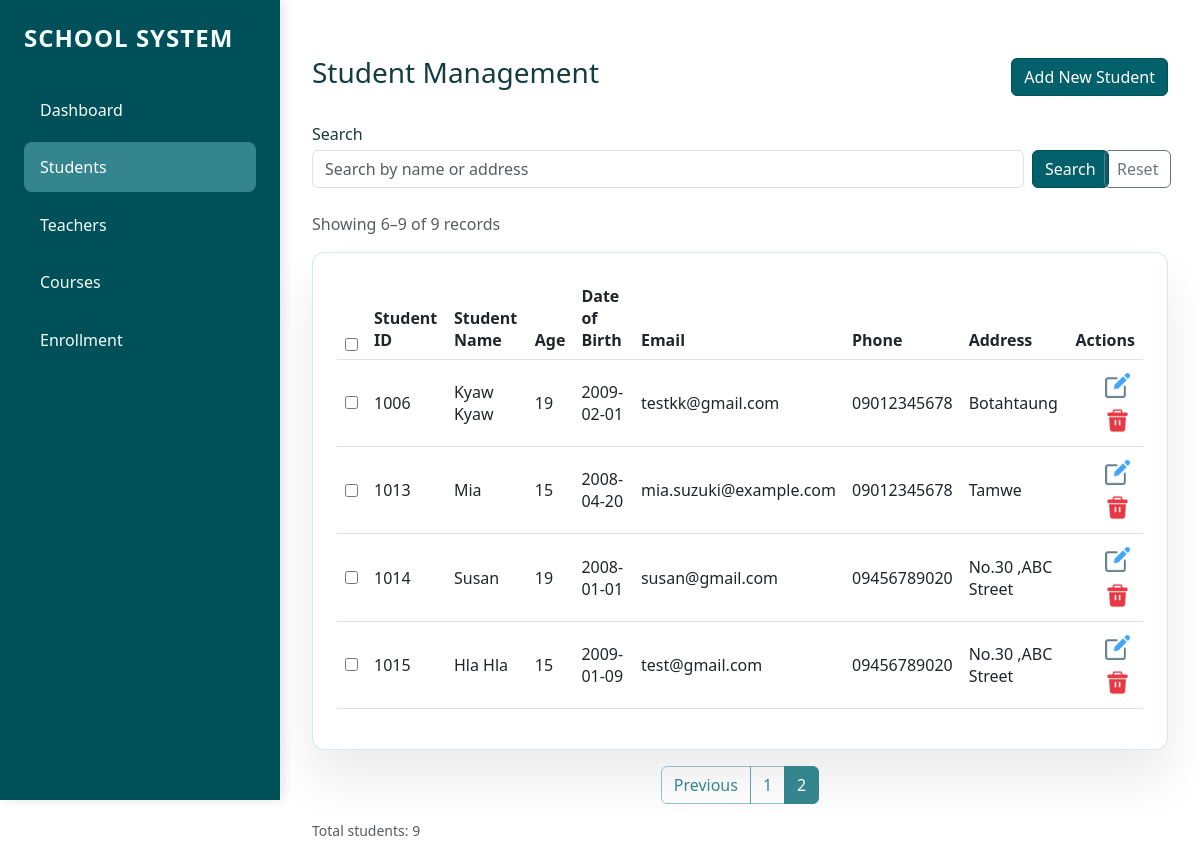
Before: /students?search=&page=2 with the older database file.
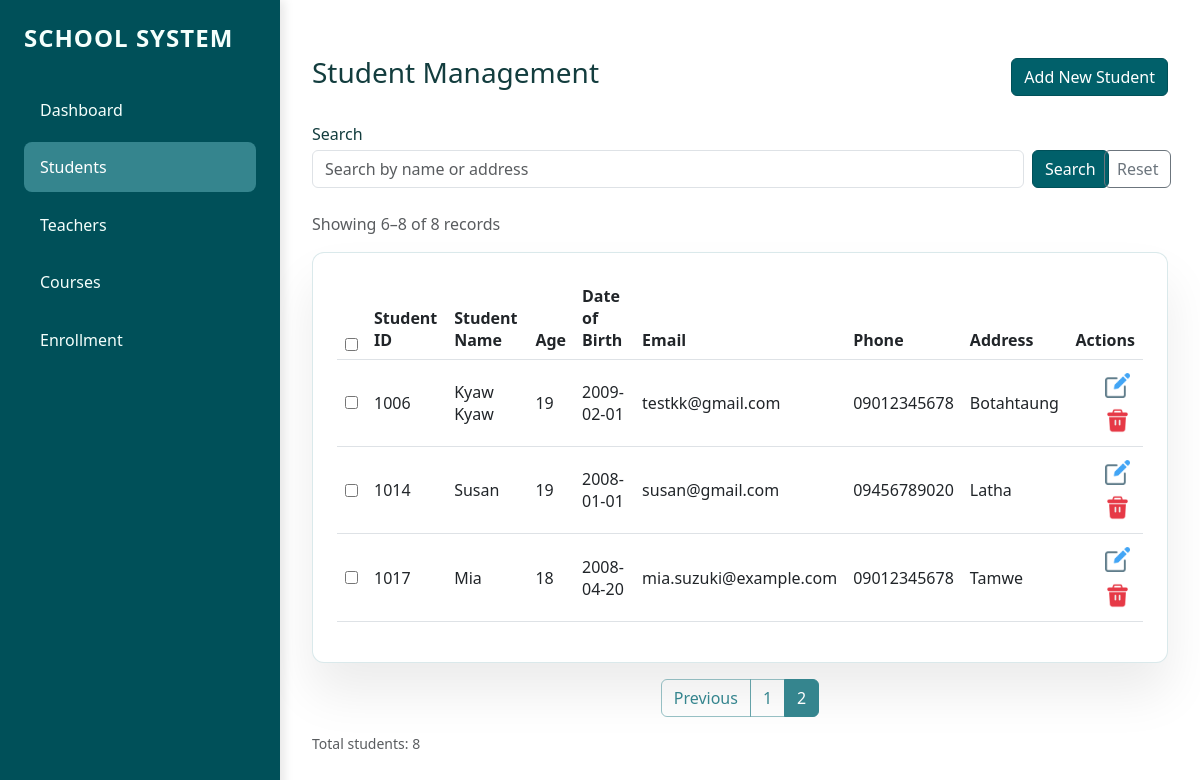
After: the same page with the newer database file.
### tables this page shows
CREATE TABLE students (
                student_id INTEGER PRIMARY KEY AUTOINCREMENT,
                name TEXT NOT NULL,
                age INTEGER,
                date_of_birth DATE,
                email TEXT,
                address TEXT,
                phone TEXT
            );

### app.py (the view, shortened to what this page needs)
@app.route("/students", methods=["GET", "POST"])
def students_page():
    search = request.args.get("search", "").strip()
    page = request.args.get("page", 1, type=int)
    per_page = 5
    students, total = database.get_students(
        search_text=search or None, page=page, per_page=per_page
    )
    total_pages = (total + per_page - 1) // per_page
    start = ((page or 1) - 1) * per_page + 1 if total > 0 else 0
    end = min((page or 1) * per_page, total)
    return render_template(
        "students.html",
        students=students,
        search=search,
        page=page,
        total_pages=total_pages,
        total=total,
        start=start,
        end=end,
    )

### database.py (called while the page is built)
def get_connection():
    conn = sqlite3.connect(DB_NAME, timeout=30)
    conn.execute('PRAGMA foreign_keys = ON')
    conn.row_factory = sqlite3.Row
    return conn

def get_students(search_text=None, page=None, per_page=5):
    with get_connection() as conn:
        query = 'SELECT * FROM students'
        count_query = 'SELECT COUNT(*) FROM students'
        filters = []
        params = []
        if search_text:
            filters.append('(name LIKE ? OR address LIKE ?)')
            params.extend([f'%{search_text}%', f'%{search_text}%'])
        if filters:
            where_clause = ' WHERE ' + ' AND '.join(filters)
            query += where_clause
            count_query += where_clause
        query += ' ORDER BY student_id ASC'
        if page and per_page:
            offset = (page - 1) * per_page
            query += f' LIMIT {per_page} OFFSET {offset}'
        results = conn.execute(query, params).fetchall()
        total = conn.execute(count_query, params).fetchone()[0]
        return results, total

### templates/students.html (shortened to what this page needs)
{% extends "base.html" %}
{% block content %}
<div class="d-flex justify-content-between align-items-center mb-4">
    <h3>Student Management</h3>
    <button class="btn btn-primary" data-bs-toggle="modal" data-bs-target="#addModal">Add New Student</button>
</div>
<form method="GET" action="{{ url_for('students_page') }}" class="row g-2 align-items-end mb-4">
    <div class="col-md-10">
        <label for="search" class="form-label mb-1">Search</label>
        <input type="search" id="search" name="search" class="form-control" placeholder="Search by name or address"
            value="{{ search | default('') }}">
    </div>
    <div class="col-md-1 d-grid">
        <button type="submit" class="btn btn-outline-primary w-100">Search</button>
    </div>
    <div class="col-md-1 d-grid">
        <a href="{{ url_for('students_page') }}" class="btn btn-outline-secondary">Reset</a>
    </div>
</form>
<p class="text-muted">Showing {{ start }}–{{ end }} of {{ total }} records</p>
<div class="card-custom">
    <table class="table align-middle">
        <thead>
            <tr>
                <th><input type="checkbox" id="selectAll"></th>
                <th>Student ID</th>
                <th>Student Name</th>
                <th>Age</th>
                <th>Date of Birth</th>
                <th>Email</th>
                <th>Phone</th>
                <th>Address</th>
                <th class="text-end">Actions</th>
            </tr>
        </thead>
        <tbody>
            {% for s in students %}
            <tr>
                <td><input type="checkbox" name="selected_students" class="rowCheckbox" value="{{ s['student_id'] }}"></td>
                <td>{{ s['student_id'] }}</td>
                <td>{{ s['name'] }}</td>
                <td>{{ s['age'] }}</td>
                <td>{{ s['date_of_birth'] }}</td>
                <td>{{ s['email'] }}</td>
                <td>{{ s['phone'] }}</td>
                <td>{{ s['address'] }}</td>
                <td class="text-end">
                    <button class="btn btn-sm btn-outline-secondary" data-bs-toggle="modal"
                        data-bs-target="#edit{{ s['student_id'] }}"><img
                            src="{{ url_for('static', filename='image/edit.png') }}" alt="Edit"
                            style="width: 1rem; height: 1rem;"></button>
                    <form action="/students/{{ s['student_id'] }}/delete" method="POST" class="d-inline row-delete-form" data-item-name="student {{ s['name'] }}">
                        <button type="submit" class="btn btn-sm delete-row-delete-btn"><img
                                src="{{ url_for('static', filename='image/delete.png') }}" alt="Delete"
                                style="width: 1rem; height: 1rem;"></button>
                    </form>
                </td>
            </tr>
            {% endfor %}
        </tbody>
    </table>
</div>
{% if total_pages > 1 %}
<nav aria-label="Student pagination">
    <ul class="pagination justify-content-center">
        {% if page > 1 %}
        <li class="page-item">
            <a class="page-link" href="{{ url_for('students_page', search=search, page=page-1) }}">Previous</a>
        </li>
        {% endif %}
        {% for p in range(1, total_pages + 1) %}
        <li class="page-item {% if p == page %}active{% endif %}">
            <a class="page-link" href="{{ url_for('students_page', search=search, page=p) }}">{{ p }}</a>
        </li>
        {% endfor %}
    </ul>
</nav>
{% endif %}
<div class="d-flex justify-content-between align-items-center mt-3">
    <small class="text-muted">Total students: {{ total }}</small>
</div>
{% endblock %}

### templates/base.html (shortened to what this page needs)
﻿<!DOCTYPE html>
<html lang="en">
<head>
    <link href="https://cdn.jsdelivr.net/npm/bootstrap@5.3.0/dist/css/bootstrap.min.css" rel="stylesheet">
    <link rel="stylesheet" href="https://cdn.jsdelivr.net/npm/bootstrap-icons@1.10.0/font/bootstrap-icons.css">
    <link rel="stylesheet" href="{{ url_for('static', filename='style.css') }}">
</head>
<body>
    <div class="sidebar">
        <h2 style="font-size: 1.5rem; font-weight: 750;">School System</h2>
        <nav>
            <a href="/dashboard" class="nav-link {% if request.path == '/dashboard' %}active{% endif %}">Dashboard</a>
            <a href="/students" class="nav-link {% if request.path == '/students' %}active{% endif %}">Students</a>
            <a href="/teachers" class="nav-link {% if request.path == '/teachers' %}active{% endif %}">Teachers</a>
            <a href="/courses" class="nav-link {% if request.path == '/courses' %}active{% endif %}">Courses</a>
            <a href="/enrollment" class="nav-link {% if request.path == '/enrollment' %}active{% endif %}">Enrollment</a>
        </nav>
    </div>
    <div class="main-content">
        <div class="toast-container position-fixed top-0 end-0 p-3" style="z-index: 1100">
        </div>
        {% block content %}
        {% endblock %}
    </div>
</body>
</html>

### static/style.css (style rules this page uses)
:root { --sidebar-width: 280px; --primary-bg: #ffffff; --sidebar-color: #005059; --accent: #7DA78C; --accent-strong: rgb(53, 133, 142); --accent-soft: rgb(53, 133, 142,0.5); --text-muted: rgba(255, 255, 255, 0.85); --text-strong: #f5fffc; --card-bg: #ffffff; --card-border: rgba(53, 133, 142, 0.18); }
body { background: var(--primary-bg); margin: 0; font-family: 'Segoe UI', Tahoma, Geneva, Verdana, sans-serif; color: #133d3e; }
.sidebar { width: var(--sidebar-width); height: 100vh; background: var(--sidebar-color); color: white; position: fixed; left: 0; top: 0; padding: 1.5rem; box-shadow: 4px 0 10px rgba(0, 0, 0, 0.1); }
.sidebar h2 { font-size: 1.2rem; font-weight: 700; margin-bottom: 2rem; color: var(--text-strong); text-transform: uppercase; letter-spacing: 1px; }
.nav-link { color: var(--text-strong); text-decoration: none; display: block; padding: 0.8rem 1rem; margin: 0.5rem 0; border-radius: 8px; transition: all 0.3s ease; }
.nav-link:hover, .nav-link.active { background: var(--accent-strong); color: white; }
.btn-primary, .btn-outline-primary, .btn-success { color: #ffffff; background-color: #01606a !important; border-color: #005059 !important; }
.d-flex.justify-content-between.align-items-center.mb-4>.btn-primary { min-width: 140px; }
.main-content { margin-left: var(--sidebar-width); padding: 2rem; width: calc(100% - var(--sidebar-width)); min-height: 100vh; background: transparent; }
.delete-row-delete-btn { background: transparent !important; border: none !important; border-radius: 0 !important; box-shadow: none !important; padding: 0; width: 2.2rem; height: 2.2rem; display: inline-flex; align-items: center; justify-content: center; }
.delete-row-delete-btn img { width: 25px !important; height: 25px !important; }
button[data-bs-target^="#edit"] img { width: 25px !important; height: 25px !important; align-items: center; justify-content: center; background: transparent !important; border: none !important; padding: 0 !important; }
button[data-bs-target^="#edit"] { background: transparent !important; border: none !important; border-radius: 0 !important; box-shadow: none !important; padding: 0; width: 2.2rem; height: 2.2rem; display: inline-flex; align-items: center; justify-content: center; }
.card-custom { background: var(--card-bg); border-radius: 12px; padding: 1.5rem; box-shadow: 0 30px 50px rgba(0, 0, 0, 0.08); border: 1px solid var(--card-border); }
.pagination .page-link { color: var(--accent-strong); border-color: var(--accent-soft); background-color: transparent; }
.pagination .page-item.active .page-link { background-color: var(--accent-strong); border-color: var(--accent-strong); color: white; }
.pagination { margin-top: 1rem; }

Changed rows visible on the page:
removed students: student_id "1013", name "Mia", age "15", date_of_birth "2008-04-20", email "mia.suzuki@example.com", phone "09012345678", address "Tamwe"
removed students: student_id "1015", name "Hla Hla", age "15", date_of_birth "2009-01-09", email "test@gmail.com", phone "09456789020", address "No.30 ,ABC Street"
changed students "Susan": address "No.30 ,ABC Street" → "Latha"
added students: student_id "1017", name "Mia", age "18", date_of_birth "2008-04-20", email "mia.suzuki@example.com", phone "09012345678", address "Tamwe"
Other visible differences:
{{ end }}: "9" → "8"
{{ total }}: "9" → "8"
